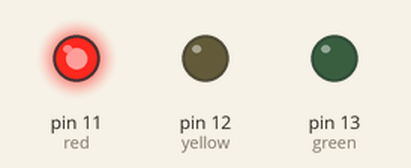
This sketch was run on a simulated Arduino Uno, built with avr-gcc and run on an emulated ATmega328P. On the bench: output pins drawn as LEDs (lit = HIGH).

Above: at 2.0 s.
At 4.7 s:
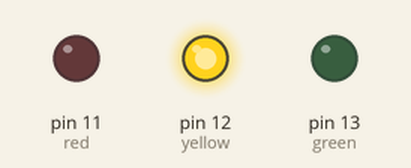
At 7.0 s:
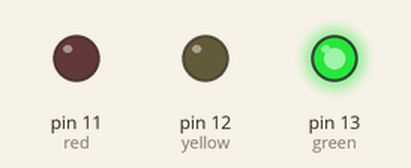
At 10.82 s:
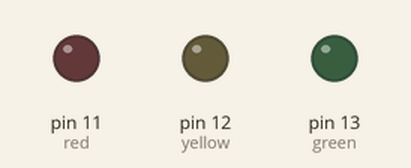
Timing chart, 0 to 14.2 s (numbered marks = the images above):
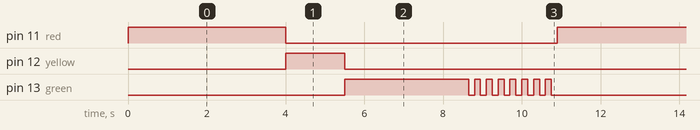

Measured:
- by itself, pin 11 (red): alternates HIGH for 4.0 s and LOW for 6.9 s
- by itself, pin 12 (yellow): alternates HIGH for 1.5 s and LOW for 9.4 s
- by itself, pin 13 (green): repeats every 10.9 s: 7 × (LOW 0.15 s, HIGH 0.15 s), LOW 5.7 s, HIGH 3.2 s

The sketch:

TrafficLights.ino
```cpp
int red     = 11;
int yellow  = 12;
int green   = 13;

int redTime     = 4000;
int yellowTime  = 1500;
int greenTime   = 3000;
int greenBlink  = 150;
int blinks      = 8;

void setup() {
  pinMode(red, OUTPUT);
  pinMode(yellow, OUTPUT);
  pinMode(green, OUTPUT);
}

void loop() {
  digitalWrite(red, HIGH);
  delay(redTime);

  digitalWrite(red, LOW);
  digitalWrite(yellow, HIGH);
  delay(yellowTime);

  digitalWrite(yellow, LOW);
  digitalWrite(green, HIGH);
  delay(greenTime);

  digitalWrite(green, LOW);

  for (int i = 0; i < blinks; i++) {
    digitalWrite(green, HIGH);
    delay(greenBlink);
    digitalWrite(green, LOW);
    delay(greenBlink);
  }
}
```
